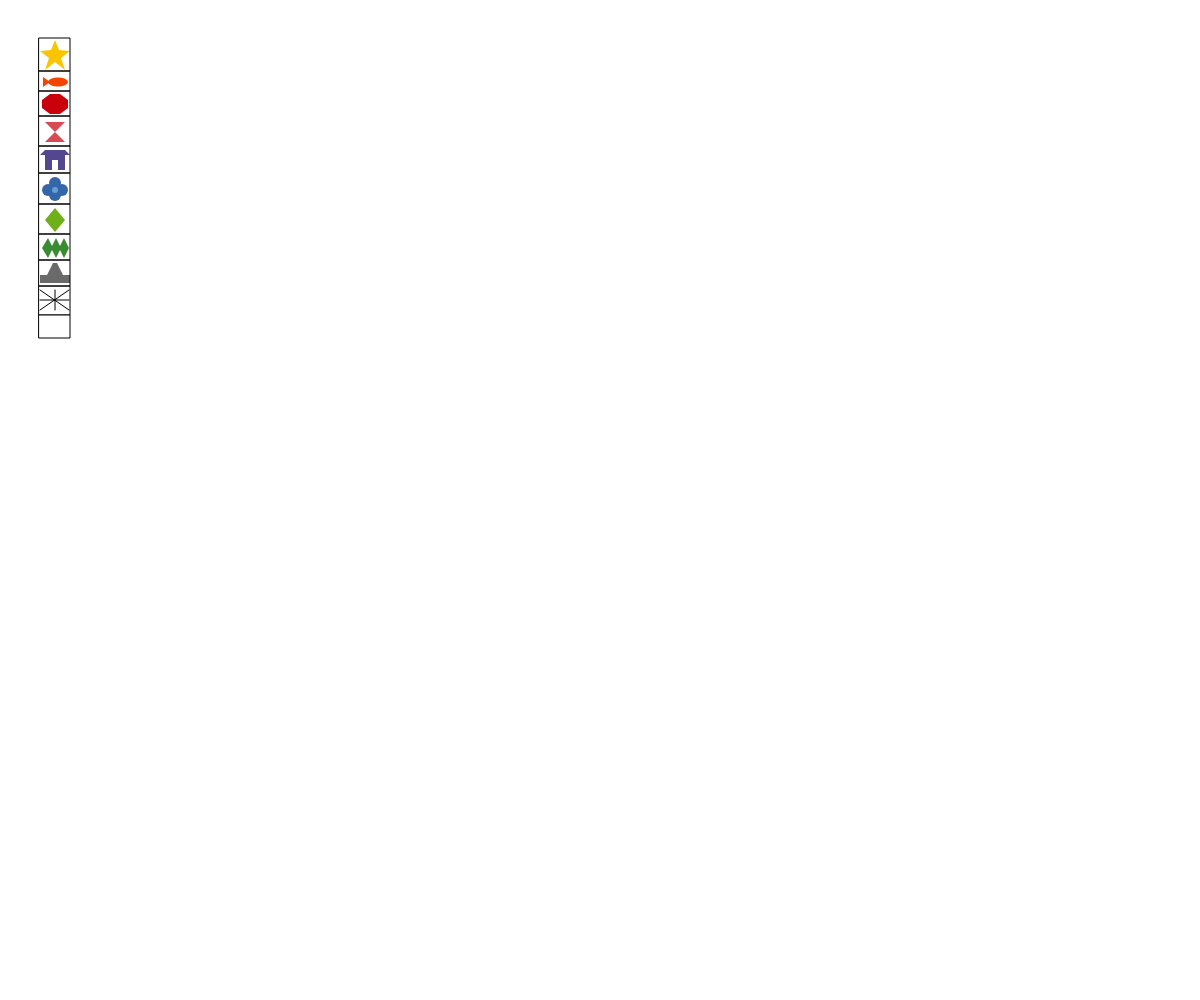
Frame 1 (no input)
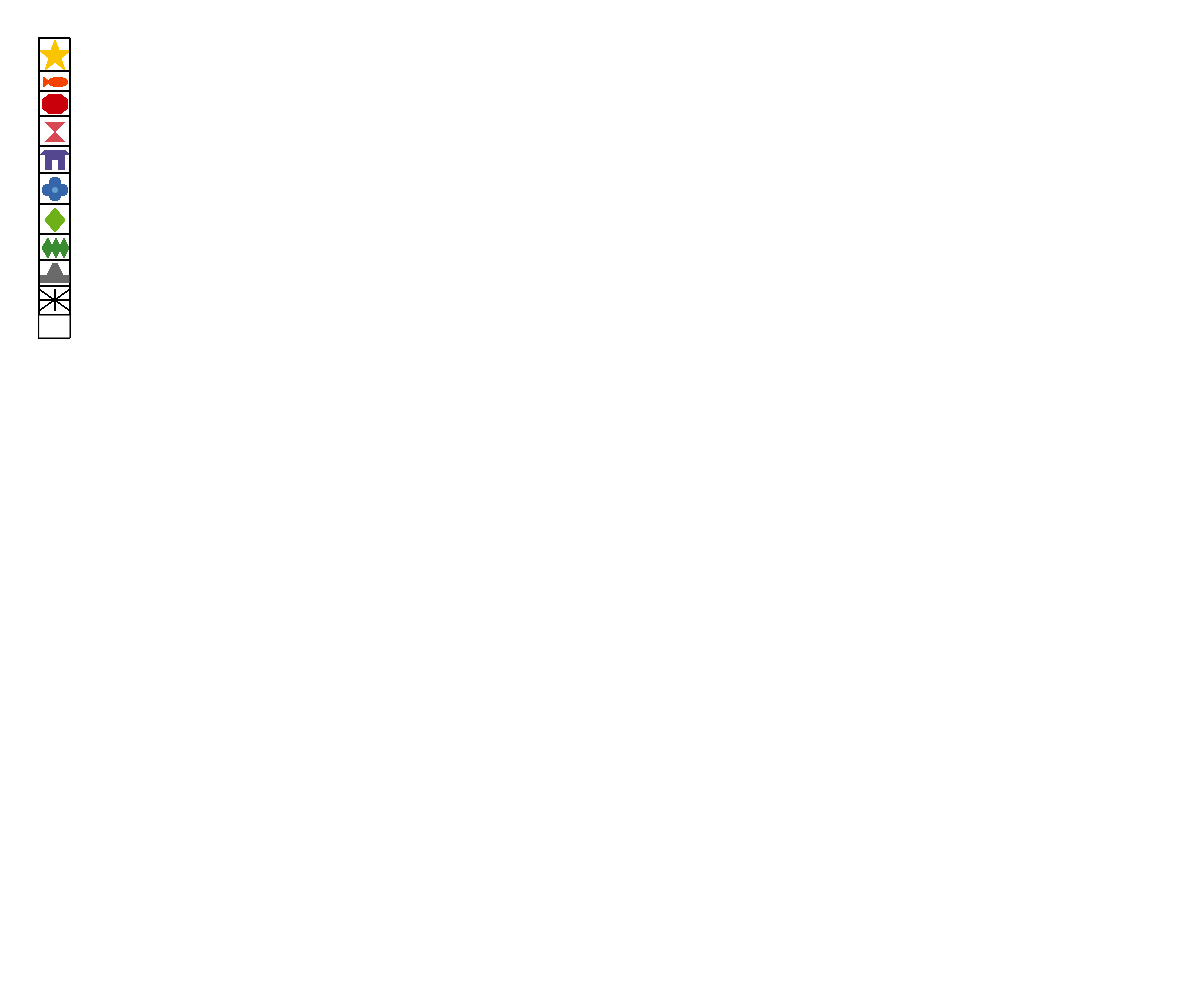
Frame 60 (no input)
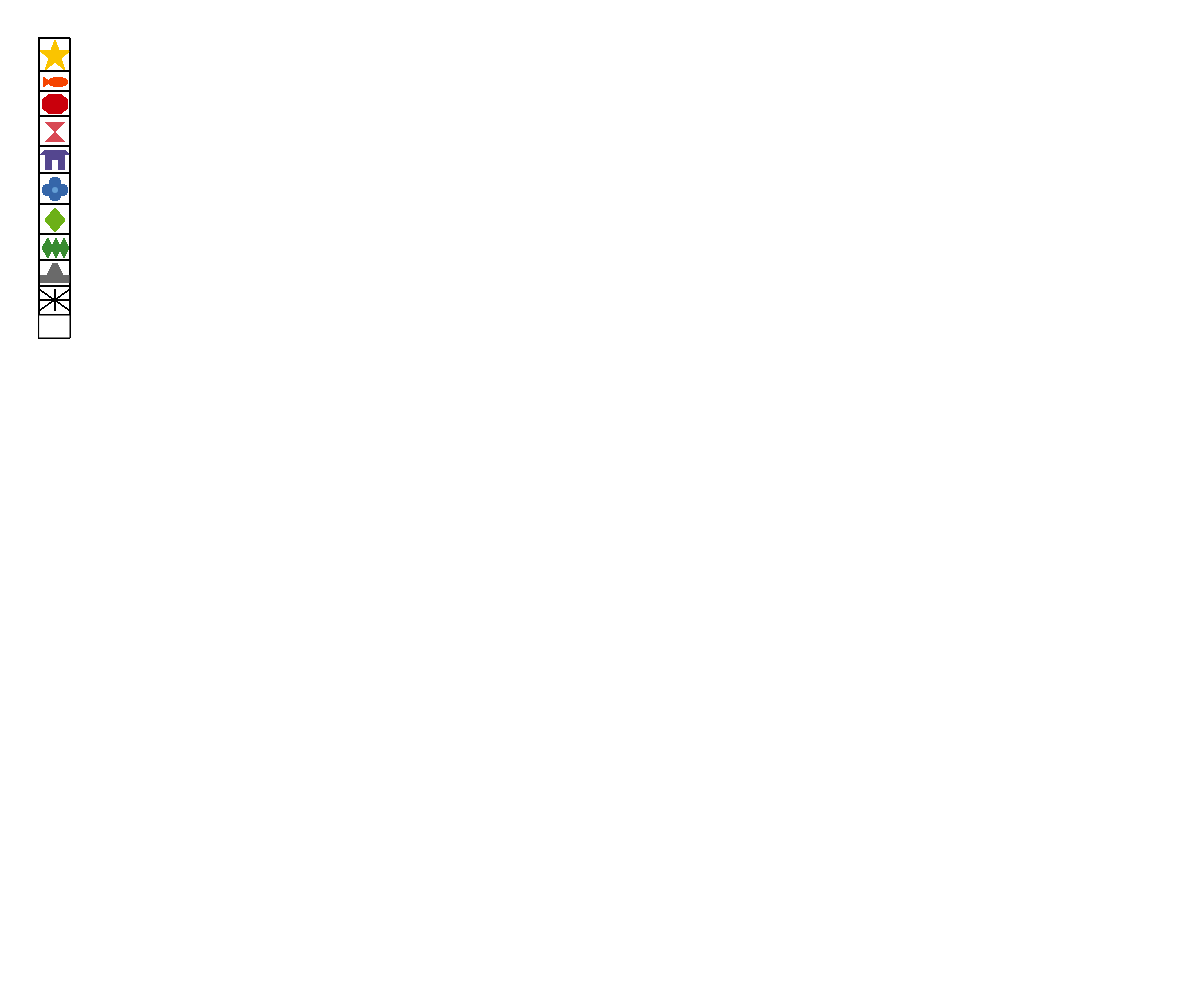
Frame 120 (the mouse pressed at the canvas centre since frame 60)

The p5.js sketch that drew these frames (run headless with seeded random() and noise() and a simulated clock; from frame 60 on, the mouse is pressed at the canvas centre):

// p5.js sketch
// ── sketch.js
var boton1estrella = 40;
var boton2estrella = 45;
var boton3estrella = 50;
var boton4estrella = 55;
var boton5estrella = 60;
var boton6estrella = 65;
var boton7estrella = 70;
var boton8estrella = 80

var boton1pez = 43;
var boton2pez = 50;
var boton3pez = 58;
var boton4pez = 77;
var boton5pez = 82;
var boton6pez = 87;
var boton7peztamaño = 9;
var boton8peztamaño = 20;

var boton1octagono = 42;
var boton2octagono = 50;
var boton3octagono = 60;
var boton4octagono = 68;
var boton5octagono = 94;
var boton6octagono = 100;
var boton7octagono = 108;
var boton8octagono = 114;

var boton1reloj = 45;
var boton2reloj = 55;
var boton3reloj = 65;
var boton4reloj = 122;
var boton5reloj = 132;
var boton6reloj = 142;

var boton1casa = 40;
var boton2casa = 45;
var boton3casa = 52;
var boton4casa = 58;
var boton5casa = 65;
var boton6casa = 70;
var boton7casa = 150;
var boton8casa = 155;
var boton9casa = 160;
var boton10casa = 170;

var boton1flor = 48;
var boton2flor = 55;
var boton3flor = 62;
var boton4flor = 183;
var boton5flor = 190;
var boton6flor = 195;
var boton7flortamaño = 12;
var boton8flortamaño = 6;

var boton1rombo = 45;
var boton2rombo = 55;
var boton3rombo = 65;
var boton4rombo = 208;
var boton5rombo = 220;
var boton6rombo = 232;

var boton1acordeon = 42;
var boton2acordeon = 48;
var boton3acordeon = 52;
var boton4acordeon = 56;
var boton5acordeon = 60;
var boton6acordeon = 64;
var boton7acordeon = 69;
var boton8acordeon = 238;
var boton9acordeon = 246;
var boton10acordeon = 248;
var boton11acordeon = 250;
var boton12acordeon = 258;

var boton1sombrero = 40;
var boton2sombrero = 47;
var boton3sombrero = 50;
var boton4sombrero = 53;
var boton5sombrero = 57;
var boton6sombrero = 60;
var boton7sombrero = 63;
var boton8sombrero = 70;
var boton9sombrero = 263;
var boton10sombrero = 269;
var boton11sombrero = 275;
var boton12sombrero = 283;

var boton1asterisco = 40;
var boton2asterisco = 55;
var boton3asterisco = 69;
var boton4asterisco = 290;
var boton5asterisco = 280;
var boton6asterisco = 300;
var boton7asterisco = 310;

var boton1background = 39;
var boton2background = 315;
var boton3backgroundtamaño = 31;
var boton4backgroundtamaño = 23;

var herramienta = 0;
var colorSelect = 0;
var tamaño = 0;

function setup() {
 createCanvas(windowWidth, windowHeight);
 background(255, 255, 255);

}

function draw() {
 
  noStroke();
  fill(250,196,0);
  beginShape();
  vertex(boton4estrella, boton1estrella);
  vertex(boton5estrella - 1, boton3estrella);
  vertex(boton7estrella, boton3estrella + 1);
  vertex(boton5estrella + 1, boton4estrella + 3);
  vertex(boton6estrella, boton7estrella);
  vertex(boton4estrella, boton5estrella + 2);
  vertex(boton2estrella, boton7estrella);
  vertex(boton3estrella - 1, boton4estrella + 3);
  vertex(boton1estrella, boton3estrella + 1);
  vertex(boton3estrella + 1, boton3estrella);
  endShape(CLOSE);
  noFill();
  stroke(0);
  rect(39, 38, 31, 33);
  
  noStroke();  
  fill(245, 68, 0);
  ellipse(boton3pez, boton5pez, boton8peztamaño, boton7peztamaño);
  triangle(boton2pez, boton5pez, boton1pez, boton4pez, boton1pez, boton6pez);
  noFill();
  stroke(0);
  rect(39, 71, 31, 20);
  
  noStroke();
  fill(201, 0, 12);
  beginShape();
  vertex(boton2octagono, boton5octagono);
  vertex(boton3octagono, boton5octagono);
  vertex(boton4octagono, boton6octagono);
  vertex(boton4octagono, boton7octagono);
  vertex(boton3octagono, boton8octagono);
  vertex(boton2octagono, boton8octagono);
  vertex(boton1octagono, boton7octagono);
  vertex(boton1octagono, boton6octagono);
  endShape(CLOSE);
  noFill();
  stroke(0);
  rect(39, 91, 31, 25);
  
  noStroke();
  fill(216, 73, 84);
  triangle(boton1reloj, boton4reloj, boton3reloj, boton4reloj, boton2reloj, boton5reloj);
  triangle(boton1reloj, boton6reloj, boton3reloj, boton6reloj, boton2reloj, boton5reloj);
  noFill();
  stroke(0);
  rect(39, 116, 31, 30);
  
  noStroke();
  fill(84, 70, 143);
  beginShape();
  vertex(boton1casa, boton8casa);
  vertex(boton2casa, boton7casa);
  vertex(boton5casa, boton7casa);
  vertex(boton6casa, boton8casa);
  vertex(boton5casa, boton8casa);
  vertex(boton5casa, boton10casa);
  vertex(boton4casa, boton10casa);
  vertex(boton4casa, boton9casa);
  vertex(boton3casa, boton9casa);
  vertex(boton3casa, boton10casa);
  vertex(boton2casa, boton10casa);
  vertex(boton2casa, boton8casa);
  vertex(boton1casa, boton8casa);
  endShape(CLOSE);
  noFill();
  stroke(0);
  rect(39, 146, 31, 27);
  
  noStroke();
  fill(53, 102, 169); 
  ellipse(boton2flor, boton4flor, boton7flortamaño, boton7flortamaño);
  ellipse(boton3flor, boton5flor, boton7flortamaño, boton7flortamaño);
  ellipse(boton2flor, boton6flor, boton7flortamaño, boton7flortamaño);
  ellipse(boton1flor, boton5flor, boton7flortamaño, boton7flortamaño);
  fill(100, 159, 214);
  ellipse(boton2flor, boton5flor, boton8flortamaño, boton8flortamaño);
  noFill();
  stroke(0);
  rect(39, 173, 31, 31);

  noStroke();
  fill(109, 176, 23);
  beginShape();
  vertex(boton2rombo, boton4rombo);
  vertex(boton3rombo, boton5rombo);
  vertex(boton2rombo, boton6rombo);
  vertex(boton1rombo, boton5rombo);
  endShape(CLOSE);
  noFill();
  stroke(0);
  rect(39, 204, 31, 30);
  
  noStroke();
  fill(57, 140, 49);
  beginShape();
  vertex(boton1acordeon, boton10acordeon);
  vertex(boton2acordeon, boton8acordeon);
  vertex(boton3acordeon, boton9acordeon);
  vertex(boton4acordeon, boton8acordeon);
  vertex(boton5acordeon, boton9acordeon);
  vertex(boton6acordeon, boton8acordeon);
  vertex(boton7acordeon, boton10acordeon);
  vertex(boton6acordeon, boton12acordeon);
  vertex(boton5acordeon, boton11acordeon);
  vertex(boton4acordeon, boton12acordeon);
  vertex(boton3acordeon, boton11acordeon);
  vertex(boton2acordeon, boton12acordeon);
  vertex(boton1acordeon, boton10acordeon);
  endShape(CLOSE);
  noFill();
  stroke(0);
  rect(39, 234, 31, 26);
  
  noStroke();
  fill(106, 106, 106);
  beginShape();
  vertex(boton4sombrero, boton9sombrero);
  vertex(boton5sombrero, boton9sombrero);
  vertex(boton6sombrero, boton10sombrero);
  vertex(boton7sombrero, boton11sombrero);
  vertex(boton8sombrero, boton11sombrero);
  vertex(boton8sombrero, boton12sombrero);
  vertex(boton1sombrero, boton12sombrero);
  vertex(boton1sombrero, boton11sombrero);
  vertex(boton2sombrero, boton11sombrero);

  endShape(CLOSE);
  noFill();
  stroke(0);
  rect(39, 260, 31, 26);
  
  stroke(0, 0, 0);
  strokeWeight(1);
  line(boton2asterisco, boton4asterisco, boton2asterisco, boton7asterisco);
  line(boton1asterisco, boton6asterisco, boton3asterisco, boton6asterisco);
  line(boton1asterisco, boton4asterisco, boton3asterisco, boton7asterisco);
  line(boton1asterisco, boton7asterisco, boton3asterisco, boton4asterisco);
  noFill();
  stroke(0);
  rect(39, 286, 31, 29);
  
  fill(255, 255, 255);
  strokeWeight(1);
  rect(boton1background, boton2background, boton3backgroundtamaño, boton4backgroundtamaño);

  if(mouseIsPressed) 
  {

//Estrella
   
  if(mouseX > 39 && mouseX < 71 && mouseY > 40 && mouseY < 70)
  {
  herramienta = 1;
  }
    
//Pez
    
  if(mouseX > 39 && mouseX < 71 && mouseY > 70 && mouseY < 90)
  {
  herramienta = 2;
  }
    
//Octagono
    
  if(mouseX > 39 && mouseX < 71 && mouseY > 90 && mouseY < 116)
  {
  herramienta = 3;
  }
    
//Reloj
    
  if(mouseX > 39 && mouseX < 71 && mouseY > 116 && mouseY < 147)
  {
  herramienta = 4;
  }
    
//Casa
  
  if(mouseX > 39 && mouseX < 71 && mouseY > 147 && mouseY < 173)
  {
  herramienta = 5;
  }

//Flor
    
  if(mouseX > 39 && mouseX < 71 && mouseY > 173 && mouseY < 204)
  {
  herramienta = 6;
  }

//Rombo
    
  if(mouseX > 39 && mouseX < 71 && mouseY > 204 && mouseY < 234)
  {
  herramienta = 7;
  }
    
//Acordeon
    
 if(mouseX > 39 && mouseX < 71 && mouseY > 234 && mouseY < 260)
  {
  herramienta = 8;
  }
  
//Sombrero
    
  if(mouseX > 39 && mouseX < 71 && mouseY > 260 && mouseY < 286)
  {
  herramienta = 9;
  }
    
//Asterisco
    
 if(mouseX > 39 && mouseX < 71 && mouseY > 286 && mouseY < 315)
  {
  herramienta = 10;
  }
  
//Fondo
    
  if(mouseX > 39 && mouseX < 71 && mouseY > 318 && mouseY < 338)
  {
  background(255, 255, 255);
  } 
    
  } 

//Estrella
   
  if (colorSelect == 0){
  noStroke();
  fill(250,196,0);
  }
  
  if (herramienta == 1) {
  fill(250,196,0);
  beginShape();
  vertex(mouseX, mouseY);
  vertex(mouseX + 4, mouseY + 10);
  vertex(mouseX + 15, mouseY + 11);
  vertex(mouseX + 5, mouseY + 16);
  vertex(mouseX + 10, mouseY + 30);
  vertex(mouseX, mouseY + 20);
  vertex(mouseX - 10, mouseY + 30);
  vertex(mouseX - 4, mouseY + 16);
  vertex(mouseX - 15, mouseY + 11);
  vertex(mouseX - 4, mouseY + 10);
  endShape(CLOSE);
  }

//Pez
  
  if (colorSelect == 0){
  noStroke();
  fill(245, 68, 0);
  }
  
  if (herramienta == 2) {
  triangle(mouseX, mouseY, mouseX - 7, mouseY - 5, mouseX - 7, mouseY + 5);
  ellipse(mouseX + 8, mouseY, boton8peztamaño, boton7peztamaño);
  tamaño = tamaño + 100;
  }
  

//Octagono
  
  if (colorSelect == 0){
  noStroke();
  fill(201, 0, 12);
  } 
    
  if (herramienta == 3) {
  beginShape();
  vertex(mouseX, mouseY);
  vertex(mouseX + 10, mouseY);
  vertex(mouseX + 18, mouseY + 6);
  vertex(mouseX + 18, mouseY + 10);
  vertex(mouseX + 18, mouseY + 4);
  vertex(mouseX + 18, mouseY + 14);
  vertex(mouseX + 10, mouseY + 20);
  vertex(mouseX, mouseY + 20);
  vertex(mouseX - 8, mouseY + 14);
  vertex(mouseX - 8, mouseY + 6);
  endShape(CLOSE);
  }
  
//Reloj
  
  if (colorSelect == 0){
  noStroke();
  fill(216, 73, 84);
  } 
  
  if (herramienta == 4) {
  triangle(mouseX, mouseY, mouseX + 20, mouseY, mouseX + 10, mouseY + 10);
  triangle(mouseX + 20, mouseY + 20, mouseX + 10, mouseY + 10, mouseX, mouseY + 20);
  }
  
//Casa
  
  if (colorSelect == 0){
  noStroke();
  fill(84, 70, 143);
  } 
  
  if (herramienta == 5) {
  beginShape();
  vertex(mouseX, mouseY);
  vertex(mouseX + 5, mouseY - 5);
  vertex(mouseX + 25, mouseY - 5);
  vertex(mouseX + 30, mouseY);
  vertex(mouseX + 25, mouseY);
  vertex(mouseX + 25, mouseY + 20);
  vertex(mouseX + 18, mouseY + 20);
  vertex(mouseX + 18, mouseY + 10);
  vertex(mouseX + 12, mouseY + 10);
  vertex(mouseX + 12, mouseY + 20);
  vertex(mouseX + 5, mouseY + 20);
  vertex(mouseX + 5, mouseY); 
  vertex(mouseX, mouseY);
  endShape(CLOSE);
  }
  
//Flor 
  
  if (herramienta == 6) {
  fill(53, 102, 169); 
  ellipse(mouseX, mouseY - 7, boton7flortamaño, boton7flortamaño);
  ellipse(mouseX + 7, mouseY, boton7flortamaño, boton7flortamaño);
  ellipse(mouseX, mouseY + 5, boton7flortamaño, boton7flortamaño);
  ellipse(mouseX - 7, mouseY, boton7flortamaño, boton7flortamaño);
  fill(100, 159, 214);
  ellipse(mouseX, mouseY, boton8flortamaño, boton8flortamaño);
  }
  
//Rombo
  
  if (colorSelect == 0){
  noStroke();
  fill(109, 176, 23);
  } 
  
  if (herramienta == 7) {
  beginShape();
  vertex(mouseX, mouseY);
  vertex(mouseX + 10, mouseY + 12);
  vertex(mouseX, mouseY + 24);
  vertex(mouseX - 10, mouseY + 12);
  endShape(CLOSE);
  }
  
//Arcordeon
  
  if (colorSelect == 0){
  noStroke();
  fill(57, 140, 49);
  } 
  
  if (herramienta == 8) {
  beginShape();
  vertex(mouseX, mouseY);
  vertex(mouseX + 4, mouseY - 10);
  vertex(mouseX + 10, mouseY - 2);
  vertex(mouseX + 14, mouseY - 10);
  vertex(mouseX + 18, mouseY - 2);
  vertex(mouseX + 22, mouseY - 10);
  vertex(mouseX + 27, mouseY);
  vertex(mouseX + 22, mouseY + 10);
  vertex(mouseX + 18, mouseY + 2);
  vertex(mouseX + 14, mouseY + 10);
  vertex(mouseX + 10, mouseY + 2);
  vertex(mouseX + 4, mouseY + 10);
  endShape(CLOSE);
  }
  
//Sombrero
  
  if (colorSelect == 0){
  noStroke();
  fill(106, 106, 106);
  } 
  
  if (herramienta == 9) {
  beginShape();
  vertex(mouseX, mouseY);
  vertex(mouseX + 4, mouseY);
  vertex(mouseX + 10, mouseY + 12);
  vertex(mouseX + 17, mouseY + 12);
  vertex(mouseX + 17, mouseY + 20);
  vertex(mouseX - 13, mouseY + 20);
  vertex(mouseX - 13, mouseY + 12);
  vertex(mouseX - 6 , mouseY + 12);
  endShape(CLOSE);
  }
  
//Asterisco
  
  if (colorSelect == 0){
  strokeWeight(1);
  stroke(0, 0, 0);
  } 
  
  if (herramienta == 10) {
  line(mouseX, mouseY, mouseX, mouseY + 20);
  line(mouseX - 15, mouseY + 10, mouseX + 14, mouseY + 10);
  line(mouseX - 15, mouseY, mouseX + 14, mouseY + 20);
  line(mouseX - 15, mouseY + 20, mouseX + 14, mouseY);
  }

}
